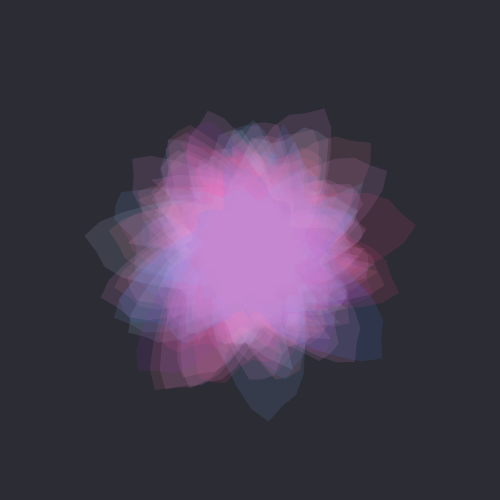
Frame 1 (no input)
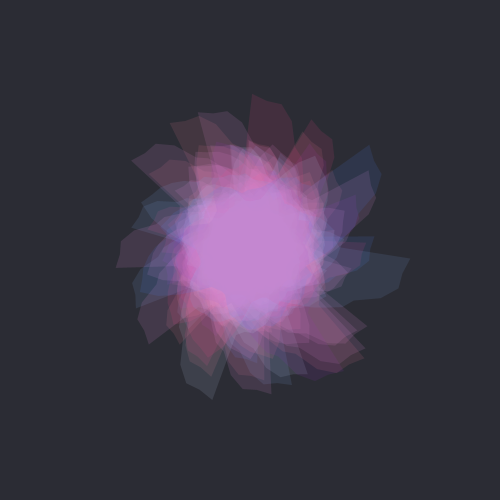
Frame 60 (the mouse pressed at the canvas centre just before this capture)
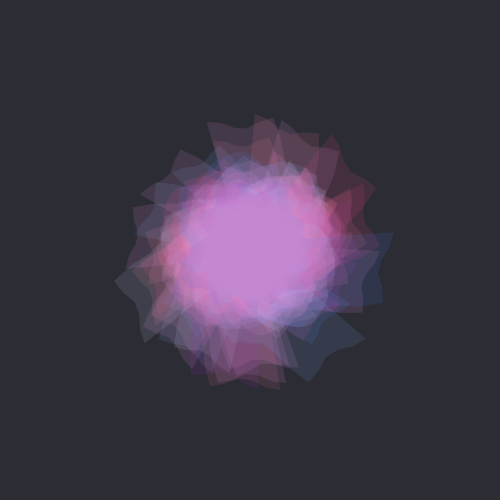
Frame 120 (the mouse held since frame 60 and released just before this capture)

The Processing sketch that drew these frames (run headless with seeded random() and noise(); from frame 60 on, the mouse is pressed at the canvas centre):

// Processing sketch: vibrant
// ── vibrant.pde
ArrayList<Organic> organics = new ArrayList<Organic>();
float change;
color[] colorPalette;

void setup() {
  size(500, 500);
  background(0, 255);
  change = 0;
  colorPalette = new color[]{
    color(124, 167, 238, 30),
    color(73, 127, 250, 30),
    color(198, 215, 250, 30),
    color(143, 44, 191, 30),
    color(245, 68, 133, 30),
    color(241, 116, 154, 30),
    color(247, 130, 152, 30),
    color(246, 156, 239, 30)
  };

  for (int i = 0; i < 110; i++) {
    organics.add(new Organic(0.1 + i, width/2, height/2, i * 1, i * random(90), colorPalette[(int)random(8)]));
  }
}

void draw() {
  background(43,44,52);
  for (int i = 0; i < organics.size(); i++) {
    organics.get(i).show(change);
  }
  change += 0.01;
}

class Organic {
  float radius, xpos, ypos, roughness, angle;
  color color1;
 
  Organic(float radius, float xpos, float ypos, float roughness, float angle, color color1) {
    this.radius = radius;
    this.xpos = xpos;
    this.ypos = ypos;
    this.roughness = roughness;
    this.angle = angle;
    this.color1 = color1;
  }

  void show(float change) {
    noStroke();
    fill(this.color1);
    pushMatrix();
    translate(xpos, ypos);
    rotate(angle + change);
    beginShape();
    float off = 0;
    for (float i = 0; i < TWO_PI; i += 0.1) {
      float offset = map(noise(off, change), 0, 1, -roughness, roughness);
      float r = radius + offset;
      float x = r * cos(i);
      float y = r * sin(i);
      vertex(x, y);
      off += 0.1;
    }
    endShape();
    popMatrix();
  }
}
